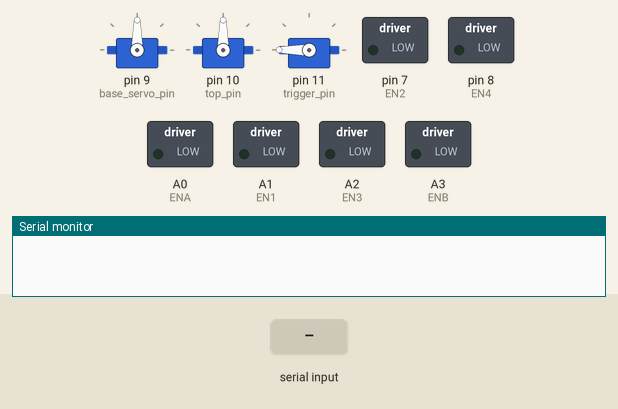
Simulated run of this sketch. Board: Arduino Uno, built with avr-gcc and run on an emulated ATmega328P. Shown: 3 × servo, switched loads named in the sketch (green lamp = pin HIGH), the last lines printed to the serial monitor. The test bench sets the inputs (shaded band).

Above: at 2.2 s.
2.3 s: "1\n" received over Serial
At 9.45 s:
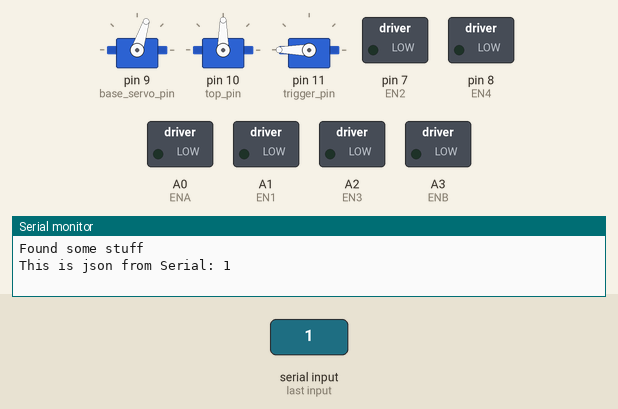
At 10.06 s:
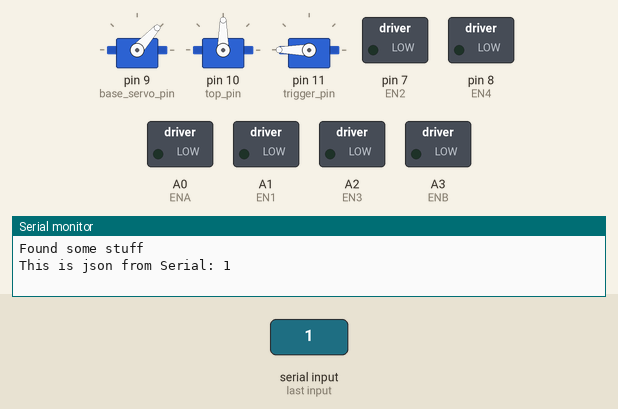
Timing chart, 0 to 14.1 s (numbered marks = the images above; inputs shaded):
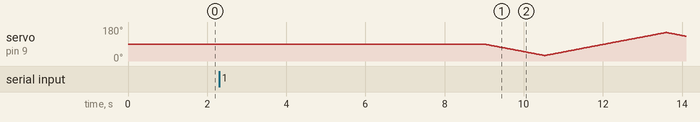

The sketch:

turret_controller.ino
```cpp
  #include <ArduinoJson.h>
#include <Servo.h>

// angles
uint8_t HIGH_ANGLE = 165;
int8_t LOW_ANGLE = 15;
uint8_t MID_ANGLE = 90;

uint8_t RETRACTED = 180;
uint8_t FORWARD = 0;

// use PWM pins for controlling servos of movement
uint8_t base_servo_pin = 9;
uint8_t top_pin = 10;
uint8_t trigger_pin = 11;

// pins for controlling the shooting mechanism
int8_t ENA = A0;
int8_t EN1 = A1;
int8_t EN2 = 7;

int8_t ENB = A3;
int8_t EN3 = A2;
int8_t EN4 = 8;


bool forwards = false;
bool arm = true;

unsigned long last_time_scanned = millis() / 1000;


Servo base_servo;
Servo top_servo;
Servo trigger_servo;

// json document to store incoming JSON data from the raspberry pi
// 512 bytes should be good enough
DynamicJsonDocument doc(512);


void setup() {
  Serial.begin(9600);

  initialize_pins();
  center_servos();

}


/**
 * Centers the servos
 */
void center_servos() {

  // center the camera and base servo
  top_servo.write(MID_ANGLE);
  base_servo.write(MID_ANGLE);

  trigger_servo.write(RETRACTED);
  delay(1000);
}

void initialize_pins() {


  // set up the motor
  pinMode(ENA, OUTPUT);
  pinMode(EN1, OUTPUT);
  pinMode(EN2, OUTPUT);

  pinMode(ENB, OUTPUT);
  pinMode(EN3, OUTPUT);
  pinMode(EN4, OUTPUT);

  // attach all of the servos, we only need 3
  base_servo.attach(base_servo_pin);
  top_servo.attach(top_pin);
  trigger_servo.attach(trigger_pin);

}


// spins up ther motors to shoot the darts
void spin_motors() {

   digitalWrite(EN1, LOW);
   digitalWrite(EN2, HIGH);


   digitalWrite(EN3, HIGH);
   digitalWrite(EN4, LOW);

   analogWrite(ENA, 500);
   analogWrite(ENB, 500);
}

void fire() {
  spin_motors();
  trigger_servo.write(FORWARD);
  delay(500);
  trigger_servo.write(RETRACTED);
  delay(500);
}

void stop_motors() {


  analogWrite(ENA, 0);
  analogWrite(ENB, 0);

}

void loop() {
  read_serial();
}


void read_serial() {

  if (Serial.available() > 0) {
      Serial.println("Found some stuff");
      String json = Serial.readStringUntil('\0');
      DeserializationError err = deserializeJson(doc, json.c_str());

      // just continue to the next loop. fugget about it.
      if (err) return;
      last_time_scanned = millis() / 1000;
      Serial.print("This is json from Serial: ");
      Serial.println(json);


      int8_t side_value = doc["side"];
      int8_t base_value = doc["base"];
      bool fire_gun = doc["fire"];


      // turn both servos at the same time
      turn_servo(side_value, &top_servo);
      turn_servo(base_value, &base_servo);

      // if main controller says to fire, we will fire
      if (fire_gun) fire();
      else stop_motors();

      delay(25);

  } else {


      // if 5 seconds has passed since last log time, start scanning
      if ( ((millis() / 1000) - last_time_scanned) > 5 ) scan(&base_servo);


  }

}

void scan(Servo *s) {
  center_cam();
  int angle = s->read();
  int8_t delta = forwards ? 1 : -1;
  int change = angle + delta;
  if ((change > HIGH_ANGLE - 15) || (change < LOW_ANGLE + 15)) forwards = !forwards;
  s->write(change);
  delay(25);

}

void center_cam() {
  top_servo.write(MID_ANGLE);
}


void turn_servo(int16_t value, Servo *s) {

  // gets the current angle of the servo, from 0 - 180
  // meaning we can store in uint8_t (0-255)
  uint8_t current_angle = s->read();

  // get new angle, values from 2^(16-1)
  int16_t new_angle;

  // negative value, subtract from new angle to rotate servo to new angle (left)
  if (value < 0) {

    // check to make sure we don't write under 0. new_angle can hold negative values so check
    // if subtracted value is less than zero
    new_angle = current_angle - abs(value);

    // reset servo if goes below zero
    if (new_angle < LOW_ANGLE) {
     s->write(MID_ANGLE);
     delay(500);

    }
    else s->write(new_angle);

  // positive, add to current angle
  } else {

    // check if new angle greater than max angle of 180
    // and only write 180 if that is true
    new_angle = current_angle + value;

    // reset servo if angle goes above 180
    if (new_angle > HIGH_ANGLE) {

       s->write(HIGH_ANGLE);
       delay(500);

    }
    else s->write(new_angle);


  }


}
```
